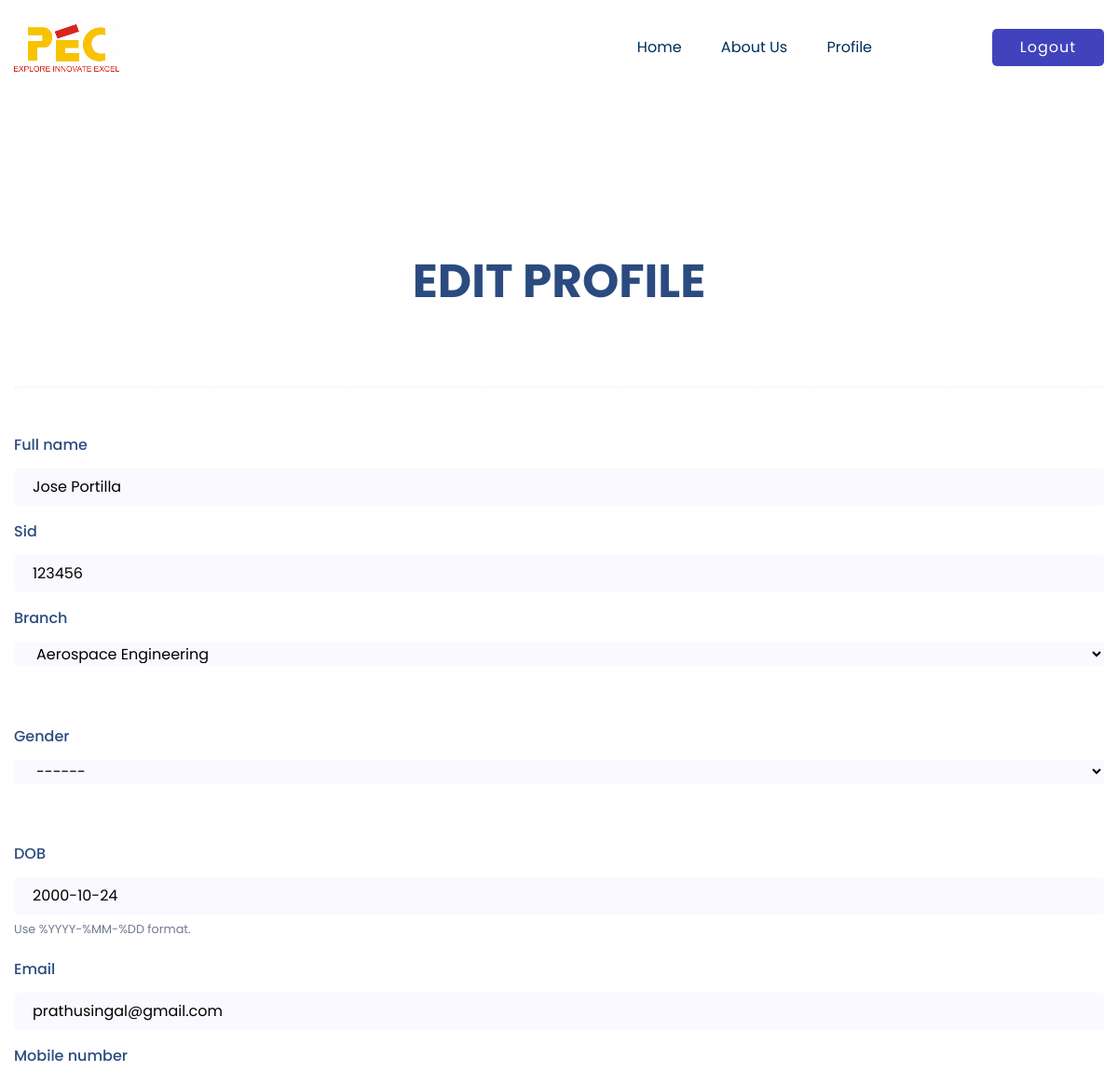
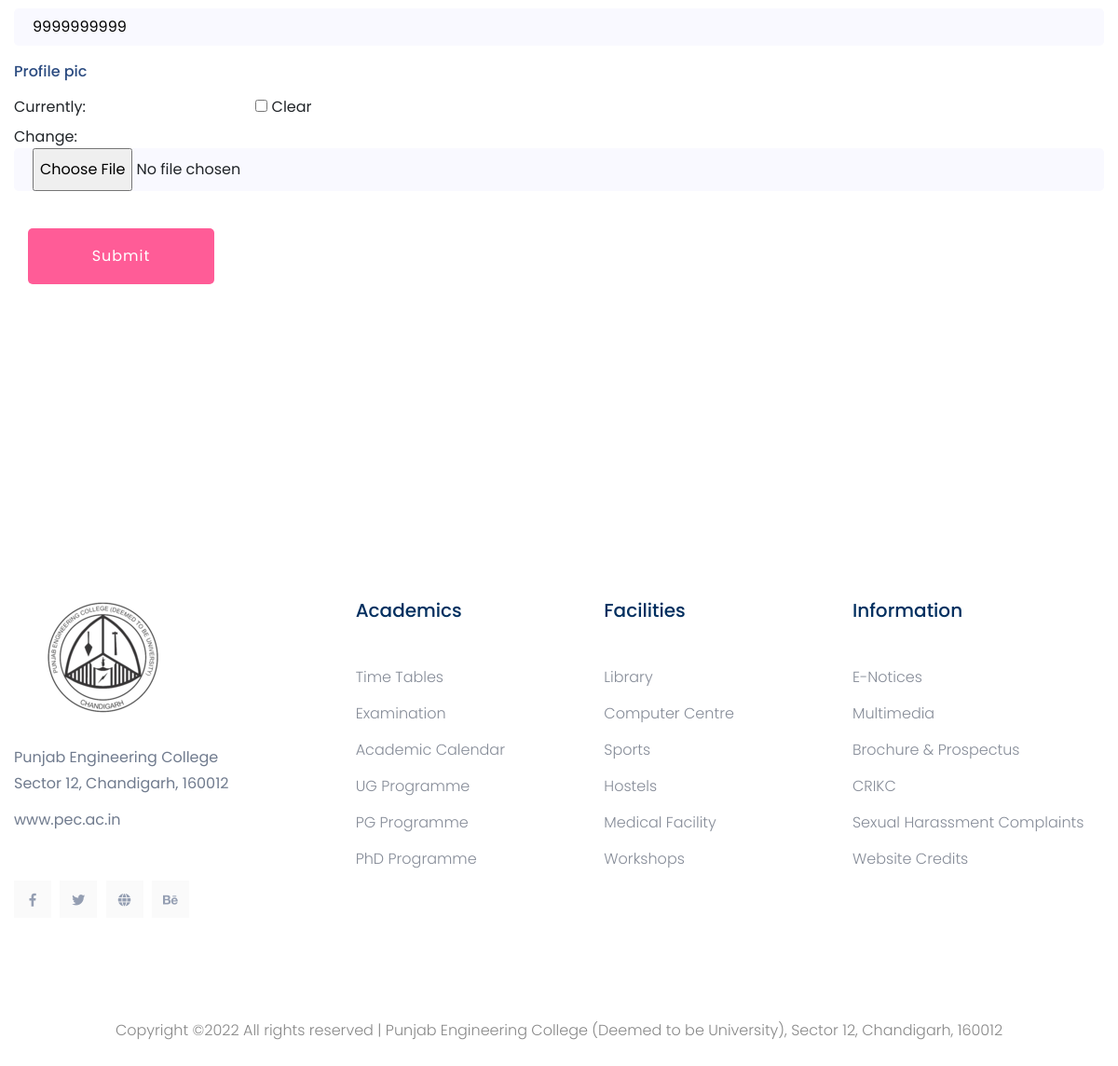
The page /CTS/edit_profile/ (signed in) on the database its author committed (2 pictures, top to bottom).
### account/models.py (models this page shows, shortened)
class userprofile(models.Model):
    user = models.OneToOneField(User, on_delete=models.CASCADE)
    role = models.CharField(max_length=50,blank=False)
    profile_pic=models.ImageField(upload_to='profile_pic/',default="profile_pic/statue.jpg",blank=True, null=True)
    department_CHOICES=(
    ('None','------'),
    ('Computer Science and Engineering','Computer Science and Engineering'),
    ('Electronics and Communication Engineering','Electronics and Communication Engineering'),
    ('Electrical Engineering','Electrical Engineering'),
    ('Mechanical Engineering','Mechanical Engineering'),
    ('Civil Engineering','Civil Engineering'),
    ('Production and Industrial Engineering','Production and Industrial Engineering'),
    ('Aerospace Engineering','Aerospace Engineering'),
    ('Metallurgical Engineering','Metallurgical Engineering'),
    )
    department=models.CharField(max_length=100,choices=department_CHOICES,default=None,blank=False, null=True)
    society_choices=(
    ('None','------'),
    ('AMS','AMS'),
    ('ASCE', 'ASCE'),
    ('ASME', 'ASME'),
    ('ACM', 'ACM'),
    ('IIM', 'IIM'),
    ('ISTE', 'ISTE'),
    ('IEEE', 'IEEE'),
    ('IETE', 'IETE'),
    ('SAE', 'SAE'),
    ('SME', 'SME'),
    ('SESI', 'SESI'),
    ('ROBOTICS', 'ROBOTICS'),
    ('NSS', 'NSS'),
    ('NCC', 'NCC'),
    ('Art and Photography Club', 'Art and Photography Club'),
    ('Music Club', 'Music Club'),
    ('Dramatics Club', 'Dramatics Club'),
    ('Speakers Association & Study Circle', 'Speakers Association & Study Circle'),
    ('Projection Design Club', 'Projection Design Club'),
    ('Rotaract Club', 'Rotaract Club'),
    ('Communication Club', 'Communication Club'),
    ('Student Counselling Cell','Student Counselling Cell'),
    ('Women Empowerment Cell','Women Empowerment Cell'),
    ('EIC','EIC'),
    )
    society_or_club_name=models.CharField(max_length=50,choices=society_choices,default=None,blank=False, null=True)
    full_name = models.CharField(max_length=50,default=None,blank=True, null=True)
    sid = models.CharField(max_length=50,default=None,blank=True, null=True)
    branch=models.CharField(max_length=100,choices=department_CHOICES,default=None,blank=False, null=True)
    year_choice=(
    ('N','------'),
    ('1','1'),
    ('2','2'),
    ('3','3'),
    ('4','4'),
    )
    year=models.CharField(max_length=1,default=None,choices=year_choice,blank=False, null=True)
    GENDER_CHOICES = (
        ('N','------'),
        ('M', 'Male'),
        ('F', 'Female'),
        ('O','Other'),
    )
    gender = models.CharField(max_length=1, choices=GENDER_CHOICES,default=None,blank=False, null=True)
    DOB=models.DateField(default=None,blank=True, null=True,help_text="Use %YYYY-%MM-%DD format.")
    mobile_number=models.CharField(max_length=10,default=None,blank=True, null=True)
    email=models.EmailField(default=None,blank=False, null=True)

### account/views.py (the view)
# urls.py: path("CTS/edit_profile/",views.CTS_edit_profile,name="CTS_edit_profile"),
def CTS_edit_profile(request):
    instance=request.user.userprofile
    form= CTSProfileForm(instance=instance)
    if request.method == 'POST' :
        form = CTSProfileForm(request.POST, request.FILES, instance=instance)
        if form.is_valid():
            form.save()
            return HttpResponseRedirect('/CTS/homepage/')
    context={'form':form}
    return render(request, "CTS/editprofile.html", context)

### account/forms.py
class CTSProfileForm(ModelForm):
    class Meta:
        model=userprofile
        fields=['full_name','sid','branch','gender','DOB','email','mobile_number','profile_pic']

### templates/CTS/editprofile.html (shortened to what this page needs)
{%extends "CTS/base.html"%}
{% block body_block %}
{% load i18n widget_tweaks %}
{% load static %}
	<div class="services-area">
		<div class="container">
			<div class="row d-flex justify-content-center">
				<div class="col-lg-8">
					<div class="section-tittle text-center mb-80">
						<h2>EDIT PROFILE</h2>
					</div>
				</div>
			</div>
		</div>
	</div>
<div data-background="{% static 'assets/img/shape/footer_bg.png' %}">
<div class="container">
  <div class="section-top-border">
    <div class="row">
      <div class="col-lg-12 col-md-8">
        <form class="" role="form" action="." method="post" enctype="multipart/form-data">
            {% for field in form %}
                {% if field.errors %}
                <div class="form-group">
                  <div class="form-group">
                    <label class="control-label" for="id_{{ field.name }}"><h6 class="">{{ field.label }}</h6></label>
                    <div class="">
                        {{ field|attr:"class:single-input" }}
                        <span class="help-block">
                            {% for error in  field.errors %}{{ error }}{% endfor %}
                        </span>
                  </div>
                  </div>
                  </div>
                {% else %}
                    <div class="form-group">
                      <div class="form-group">
                        <label class="control-label" for="id_{{ field.name }}"><h6 class="">{{ field.label }}</h6></label>
                        <div class="">
                            {{ field|attr:"class:single-input" }}
                      </div>
                            {% if field.help_text %}
                                <p class="help-block"><small>{{ field.help_text }}</small></p>
                            {% endif %}
                            {% if field.field.widget.input_type == 'select' %}
                                <br><br>
                            {% endif %}
                        </div>
                    </div>
                {% endif %}
            {% endfor %}
            <br>
            <div class="form-group">
                <div class="col-sm-offset-2 col-sm-10">
                    <button type="submit" class="btn btn-primary">Submit</button>
                </div>
            </div>
        </form>
      </div>
    </div>
  </div>
</div>
</div>
{% endblock %}

### rows shown on the page
userprofile: form "Jose Portilla" "123456" "Aerospace Engineering" "------" "2000-10-24" "prathusingal@gmail.com" "9999999999"

### other values the page prints
{{ field.label }} "Full name" "Sid" "Branch" "Gender" "DOB" "Email" "Mobile number" "Profile pic"
{{ field.help_text }} "Use %YYYY-%MM-%DD format."
